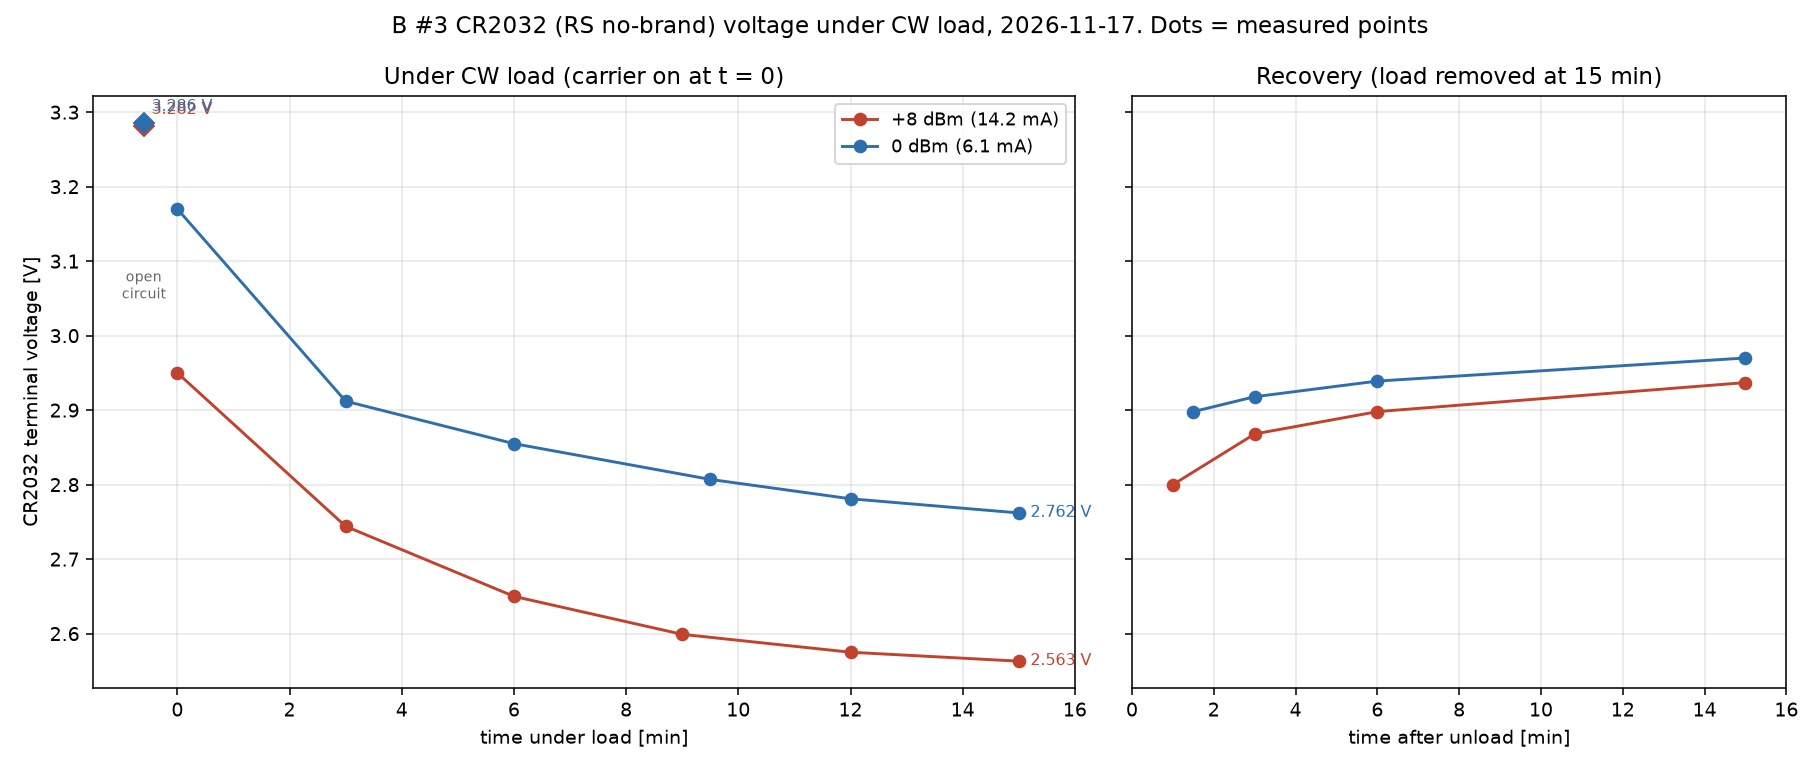

The Python source for this figure:
"""CR2032 voltage under CW load, B #3, 2026-11-17. Two settings (0 and +8 dBm), hold then recovery.

Run: python voltage_hold.py [out dir]   (default: this folder)
Dots mark the measured points, only a few samples were taken.
"""
import sys, os
import matplotlib
matplotlib.use("Agg")
import matplotlib.pyplot as plt

# (minutes, volts). Hold is measured from carrier-on at t=0. "caps charged" open-circuit shown as a marker at t=0-.
hold = {
    "+8 dBm (14.2 mA)": {
        "oc": 3.282,
        "t": [0, 3, 6, 9, 12, 15],
        "v": [2.950, 2.744, 2.650, 2.599, 2.575, 2.563],
        "rec_t": [1.0, 3.0, 6.0, 15.0],
        "rec_v": [2.800, 2.868, 2.898, 2.937],
        "c": "#c1432e",
    },
    "0 dBm (6.1 mA)": {
        "oc": 3.286,
        "t": [0, 3, 6, 9.5, 12, 15],
        "v": [3.170, 2.912, 2.855, 2.807, 2.781, 2.762],
        "rec_t": [1.5, 3.0, 6.0, 15.0],
        "rec_v": [2.898, 2.918, 2.939, 2.970],
        "c": "#2f6ead",
    },
}

out = sys.argv[1] if len(sys.argv) > 1 else os.path.dirname(os.path.abspath(__file__))

fig, (axh, axr) = plt.subplots(1, 2, figsize=(13, 5.5), sharey=True,
                               gridspec_kw={"width_ratios": [3, 2]})

for name, d in hold.items():
    axh.plot(d["t"], d["v"], "-o", color=d["c"], ms=6, label=name)
    axh.plot(-0.6, d["oc"], "D", color=d["c"], ms=7)  # open-circuit before load
    axh.annotate(f"{d['oc']:.3f} V", (-0.6, d["oc"]), xytext=(4, 6),
                 textcoords="offset points", fontsize=8, color=d["c"])
    axh.annotate(f"{d['v'][-1]:.3f} V", (d["t"][-1], d["v"][-1]), xytext=(6, -2),
                 textcoords="offset points", fontsize=8, color=d["c"])
    axr.plot(d["rec_t"], d["rec_v"], "-o", color=d["c"], ms=6, label=name)

axh.set_title("Under CW load (carrier on at t = 0)")
axh.set_xlabel("time under load [min]")
axh.set_ylabel("CR2032 terminal voltage [V]")
axh.set_xlim(-1.5, 16)
axh.grid(alpha=0.3)
axh.legend(loc="upper right", fontsize=9)
axh.text(-0.6, 3.05, "open\ncircuit", fontsize=7, ha="center", color="0.4")

axr.set_title("Recovery (load removed at 15 min)")
axr.set_xlabel("time after unload [min]")
axr.set_xlim(0, 16)
axr.grid(alpha=0.3)

fig.suptitle("B #3 CR2032 (RS no-brand) voltage under CW load, 2026-11-17. Dots = measured points")
fig.tight_layout()
p = os.path.join(out, "voltage_hold.png")
fig.savefig(p, dpi=140)
print("wrote", p)
